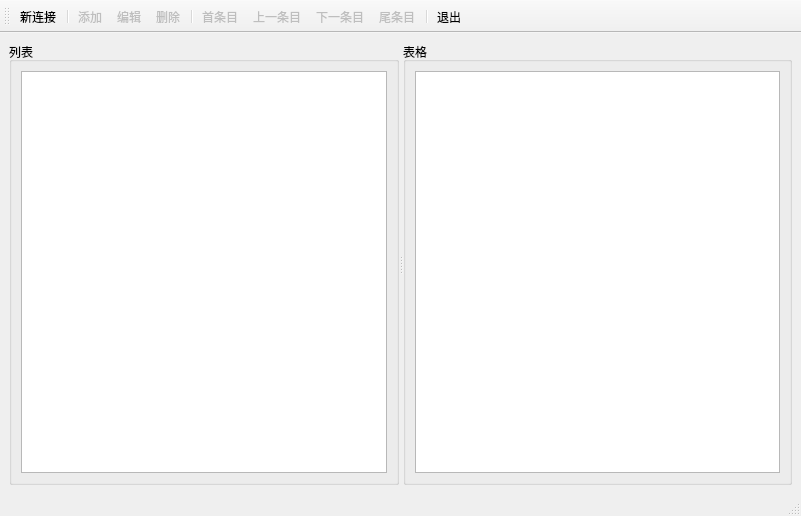
<?xml version="1.0" encoding="UTF-8"?>
<ui version="4.0">
 <class>MainWindow</class>
 <widget class="QMainWindow" name="MainWindow">
  <property name="geometry">
   <rect>
    <x>0</x>
    <y>0</y>
    <width>801</width>
    <height>516</height>
   </rect>
  </property>
  <property name="windowTitle">
   <string>Sql Supervisor</string>
  </property>
  <property name="windowIcon">
   <iconset resource="icons.qrc">
    <normaloff>:/icons/icons/7.png</normaloff>:/icons/icons/7.png</iconset>
  </property>
  <widget class="QWidget" name="centralwidget">
   <layout class="QGridLayout" name="gridLayout_3">
    <item row="0" column="0">
     <widget class="QSplitter" name="splitter">
      <property name="orientation">
       <enum>Qt::Horizontal</enum>
      </property>
      <widget class="QGroupBox" name="groupBox">
       <property name="title">
        <string>列表</string>
       </property>
       <layout class="QGridLayout" name="gridLayout_2">
        <item row="1" column="0">
         <widget class="QTreeView" name="treeView">
          <property name="iconSize">
           <size>
            <width>40</width>
            <height>40</height>
           </size>
          </property>
         </widget>
        </item>
       </layout>
      </widget>
      <widget class="QGroupBox" name="groupBox_2">
       <property name="title">
        <string>表格</string>
       </property>
       <layout class="QGridLayout" name="gridLayout">
        <item row="0" column="0">
         <widget class="QTableView" name="tableView">
          <property name="iconSize">
           <size>
            <width>50</width>
            <height>50</height>
           </size>
          </property>
          <attribute name="horizontalHeaderDefaultSectionSize">
           <number>150</number>
          </attribute>
         </widget>
        </item>
       </layout>
      </widget>
     </widget>
    </item>
   </layout>
  </widget>
  <widget class="QStatusBar" name="statusbar"/>
  <widget class="QToolBar" name="toolBar">
   <property name="enabled">
    <bool>true</bool>
   </property>
   <property name="windowTitle">
    <string>toolBar</string>
   </property>
   <property name="toolButtonStyle">
    <enum>Qt::ToolButtonTextUnderIcon</enum>
   </property>
   <attribute name="toolBarArea">
    <enum>TopToolBarArea</enum>
   </attribute>
   <attribute name="toolBarBreak">
    <bool>false</bool>
   </attribute>
   <addaction name="action_connect"/>
   <addaction name="separator"/>
   <addaction name="action_append"/>
   <addaction name="action_edit"/>
   <addaction name="action_delete"/>
   <addaction name="separator"/>
   <addaction name="action_first"/>
   <addaction name="action_previous"/>
   <addaction name="action_next"/>
   <addaction name="action_last"/>
   <addaction name="separator"/>
   <addaction name="action_quit"/>
  </widget>
  <action name="action_append">
   <property name="enabled">
    <bool>false</bool>
   </property>
   <property name="icon">
    <iconset resource="icons.qrc">
     <normaloff>:/icons/icons/8.png</normaloff>:/icons/icons/8.png</iconset>
   </property>
   <property name="text">
    <string>添加</string>
   </property>
  </action>
  <action name="action_delete">
   <property name="enabled">
    <bool>false</bool>
   </property>
   <property name="icon">
    <iconset resource="icons.qrc">
     <normaloff>:/icons/icons/9.png</normaloff>:/icons/icons/9.png</iconset>
   </property>
   <property name="text">
    <string>删除</string>
   </property>
  </action>
  <action name="action_edit">
   <property name="enabled">
    <bool>false</bool>
   </property>
   <property name="icon">
    <iconset resource="icons.qrc">
     <normaloff>:/icons/icons/2.png</normaloff>:/icons/icons/2.png</iconset>
   </property>
   <property name="text">
    <string>编辑</string>
   </property>
  </action>
  <action name="action_quit">
   <property name="icon">
    <iconset resource="icons.qrc">
     <normaloff>:/icons/icons/1.png</normaloff>:/icons/icons/1.png</iconset>
   </property>
   <property name="text">
    <string>退出</string>
   </property>
  </action>
  <action name="action_connect">
   <property name="icon">
    <iconset resource="icons.qrc">
     <normaloff>:/icons/icons/13.png</normaloff>:/icons/icons/13.png</iconset>
   </property>
   <property name="text">
    <string>新连接</string>
   </property>
  </action>
  <action name="action_next">
   <property name="enabled">
    <bool>false</bool>
   </property>
   <property name="icon">
    <iconset resource="icons.qrc">
     <normaloff>:/icons/icons/15.png</normaloff>:/icons/icons/15.png</iconset>
   </property>
   <property name="text">
    <string>下一条目</string>
   </property>
  </action>
  <action name="action_previous">
   <property name="enabled">
    <bool>false</bool>
   </property>
   <property name="icon">
    <iconset resource="icons.qrc">
     <normaloff>:/icons/icons/14.png</normaloff>:/icons/icons/14.png</iconset>
   </property>
   <property name="text">
    <string>上一条目</string>
   </property>
  </action>
  <action name="action_first">
   <property name="enabled">
    <bool>false</bool>
   </property>
   <property name="icon">
    <iconset resource="icons.qrc">
     <normaloff>:/icons/icons/14.png</normaloff>:/icons/icons/14.png</iconset>
   </property>
   <property name="text">
    <string>首条目</string>
   </property>
  </action>
  <action name="action_last">
   <property name="enabled">
    <bool>false</bool>
   </property>
   <property name="icon">
    <iconset resource="icons.qrc">
     <normaloff>:/icons/icons/15.png</normaloff>:/icons/icons/15.png</iconset>
   </property>
   <property name="text">
    <string>尾条目</string>
   </property>
  </action>
 </widget>
 <resources>
  <include location="icons.qrc"/>
 </resources>
 <connections>
  <connection>
   <sender>action_quit</sender>
   <signal>triggered()</signal>
   <receiver>MainWindow</receiver>
   <slot>close()</slot>
   <hints>
    <hint type="sourcelabel">
     <x>-1</x>
     <y>-1</y>
    </hint>
    <hint type="destinationlabel">
     <x>443</x>
     <y>252</y>
    </hint>
   </hints>
  </connection>
 </connections>
</ui>
